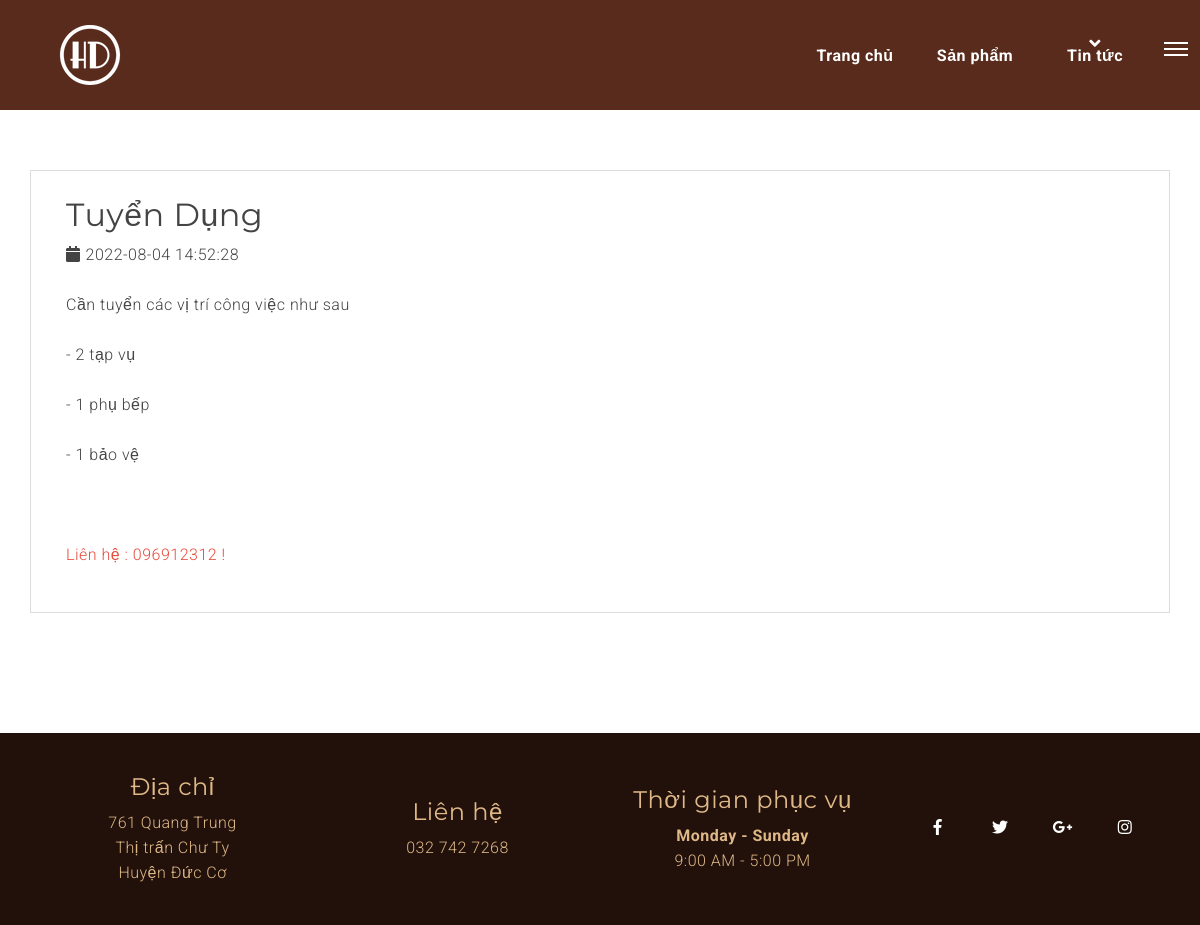
Screenshot of /tin-tuc/tuyen-dung with the database file from the repository.
### tables this page shows
CREATE TABLE `db_content` (
  `id` int(11) NOT NULL,
  `title` varchar(255) NOT NULL,
  `alias` varchar(255) NOT NULL,
  `introtext` mediumtext NOT NULL,
  `fulltext` mediumtext NOT NULL,
  `img` varchar(255) NOT NULL,
  `created` datetime NOT NULL,
  `created_by` varchar(50) NOT NULL,
  `modified` datetime NOT NULL,
  `modified_by` varchar(50) NOT NULL,
  `trash` int(1) NOT NULL DEFAULT 1,
  `status` int(1) NOT NULL DEFAULT 1
);

### application/controllers/Tintuc.php (called while the page is built, shortened)
<?php
class Tintuc extends CI_Controller {
    function __construct() {
        $this->load->model('frontend/Mproduct');
        $this->load->model('frontend/Mcategory');
        $this->load->model('frontend/Mcontent');
		$this->load->model('frontend/Mslider');
        $this->data['com']='tintuc';
    }
	public function detail(){
		$aurl = explode('/', uri_string());
		$link = $aurl[1];
		$row = $this->Mcontent->content_get_detail($link);
		$this->data['row']=$row;
		$this->data['title']=$row['title'];
		$this->data['view']='detail';
		$this->load->view('frontend/components/tintuc/detail',$this->data);
	}
}

### index.php (called while the page is built, shortened)
<?php
require_once BASEPATH.'core/CodeIgniter.php';

### application/models/frontend/Mcontent.php (called while the page is built, shortened)
<?php if ( ! defined('BASEPATH')) exit('No direct script access allowed');
class Mcontent extends CI_Model {
	public function __construct(){
            $this->table = $this->db->dbprefix('content');
    }
    public function content_get_detail($link){
        $this->db->where('status', 1);
        $this->db->where('trash', 1);
        $this->db->where('alias', $link);
        $this->db->limit(1);
        $query = $this->db->get($this->table);
        return $query->row_array();
    }
}

### application/views/frontend/components/tintuc/detail.php (the view, shortened to what this page needs)
<!DOCTYPE html>
<html lang="en">
<head>
    <link href="../public/vendor/css/bundle.min.css" rel="stylesheet">
    <link href="../public/vendor/css/owl.carousel.min.css" rel="stylesheet">
    <link rel="stylesheet" href="../public/vendor/css/jquery.fancybox.min.css">
    <link rel="stylesheet" href="../public/vendor/css/swiper.min.css">
    <link rel="stylesheet" href="../public/vendor/css/LineIcons.min.css">
    <link href="../public/coffee/css/line-awesome.min.css" rel="stylesheet">
    <link href="../public/coffee/css/style.css" rel="stylesheet">
    <link href="../public/coffee/css/custom.css" rel="stylesheet">
</head>
<body data-spy="scroll" data-target=".navbar" data-offset="90">
<header id="home" class="cursor-light">
    <div class="inner-header nav-icon">
        <div class="main-navigation" style="background: #592b1c;">
            <div class="container">
                <div class="row">
                    <div class="col-4 col-lg-2">
                        <a class="navbar-brand link"  href="<?php echo base_url() ?>trang-chu">
                            <img src="../public/coffee/images/logo.png" alt="logo">
                        </a>
                    </div>
                    <div class="col-8 col-lg-10 simple-navbar d-flex align-items-center justify-content-end">
                        <nav class="navbar navbar-expand-lg">
                            <div class="collapse navbar-collapse" id="navbarSupportedContent">
                                <div class="navbar-nav ml-auto d-flex align-items-center">
                                    <a class="nav-link home link " href="<?php echo base_url() ?>trang-chu">Trang chủ</a>
									<a class="nav-link link " href="<?php echo base_url() ?>sanpham">Sản phẩm</a>
                                    <a class="nav-link link active" href="<?php echo base_url() ?>tin-tuc">Tin tức</a>
                                    <span class="menu-line link"><i aria-hidden="true" class="fa fa-angle-down"></i></span>
                                </div>
                            </div>
                        </nav>
                    </div>
                </div>
            </div>
        </div>
        <a href="javascript:void(0)" class="sidemenu_btn link" id="sidemenu_toggle">
            <span></span>
            <span></span>
            <span></span>
        </a>
    </div>
</header>
<section id="content">
		<div class="container" style="margin-top:50px; padding: 20px ; border: 1px solid #ddd">
			<div class="col-xs-12 col-sm-12 col-md-12 col-lg-12 product-content" id="list-content">
				<div class="product-wrap" id="info-content">
					<div class="content-ct">
						<div class="fs-ne2-it clearfix" style="padding-top: 5px">
							<div class="fs-ne2-it clearfix">
								<div class="entry-title">
									<h2><?php echo $row['title']; ?></h2>
								</div>
								<ul class="entry-meta clearfix">
									<li><i class="fa fa-calendar" style="margin-right: 5px"></i><?php echo $row['created']; ?></li>
								</ul>
							</div>
							<div class="entry-content">
								<p><?php echo $row['fulltext']; ?></p>
							</div>
						</div>
					</div>
				</div>
			</div>
		</div>
	</section>
<footer class="footer">
    <div class="container">
        <div class="row align-items-center">
            <div class="col-md-3 text-center">
                <div class="footer-social">
                    <h4 class="wow fadeInUp" data-wow-delay="0.2s">Địa chỉ</h4>
					<p>761 Quang Trung<br> Thị trấn Chư Ty<br>Huyện Đức Cơ</p>
                </div>
            </div>
			<div class="col-md-3 text-center">
                <div class="footer-social">
                    <h4 class="wow fadeInUp" data-wow-delay="0.2s">Liên hệ</h4>
					<p>032 742 7268</p>
                </div>
            </div>
			<div class="col-md-3 text-center">
                <div class="footer-social">
                    <h4 class="wow fadeInUp" data-wow-delay="0.2s">Thời gian phục vụ</h4>
					<div>
                                        <strong>Monday - Sunday</strong>
                                        <p>9:00 AM - 5:00 PM</p>
                                   </div>
                </div>
            </div>
			<div class="col-md-3 text-center">
                <div class="footer-social">
				<ul class="list-unstyled social-icons social-icons-simple">
                        <li><a class="social-icon wow fadeInUp" target="_blank" href="https://www.facebook.com/H%E1%BA%A1nh-Dung-%C4%90%E1%BA%A7u-M%E1%BB%91i-S%C3%A2m-Ng%E1%BB%8Dc-Linh-110390721092653/?ref=pages_you_manage&gidzl=CnnOKg8r1Gut1rjTfYi42J81Mrsx9GG1U0aDKBuZK0Kh30zJltO2KdbTL07gT09JVGbL066d76zbfJ040G"><i class="fab fa-facebook-f" aria-hidden="true"></i> </a> </li>
                        <li><a class="social-icon wow fadeInDown" href="javascript:void(0)"><i class="fab fa-twitter" aria-hidden="true"></i> </a> </li>
                        <li><a class="social-icon wow fadeInUp" href="javascript:void(0)"><i class="fab fa-google-plus-g" aria-hidden="true"></i> </a> </li>
                        <li><a class="social-icon wow fadeInUp" href="javascript:void(0)"><i class="fab fa-instagram" aria-hidden="true"></i> </a> </li>
                    </ul>
                </div>
            </div>
        </div>
    </div>
</footer>
</body>
</html>

### public/coffee/css/style.css (style rules this page uses)
body { font-family: 'Roboto', sans-serif; font-size: 16px;color: #444444;background: #ffffff;font-weight:300;line-height:25px;width: 100%; overflow-x: hidden }
.h1, .h2, .h3, .h4, .h5, h1, h2, h3, h4, h5 { line-height: 1.2; font-weight: 400; font-family: 'Montserrat', sans-serif; }
a, input, button, .navbar, .fixedmenu, .tp-bullet, .owl-dot, .owl-prev, .owl-next { transition: ease-in-out 0.2s;-webkit-transition: ease-in-out 0.2s;-moz-transition: ease-in-out 0.2s;-ms-transition: ease-in-out 0.2s;-o-transition: ease-in-out 0.2s; }
section,.section-padding { position: relative;overflow: hidden; }
a { color:inherit;text-decoration: none; }
p:last-child { margin-bottom: 0 !important; font-family: 'Roboto', sans-serif; }
.fa, .far, .fas { display: inline; }
li { list-style: none;text-decoration: none; }
section { padding: 7.5rem 0; }
.menu-line { position: absolute; top: -12px; font-size: 18px; color: #ffffff; left: 0; display: block; text-align: center; width: 130px; height: 30px; pointer-events: none; -webkit-transition: -webkit-transform 0.5s; transition: transform 0.5s; -webkit-transition-timing-function: cubic-bezier(1, 0.01, 0, 1); -webkit-transition-timing-function: cubic-bezier(1, 0.01, 0, 1.22); transition-timing-function: cubic-bezier(1, 0.01, 0, 1.22); }
.nav-icon .navbar-nav .nav-link:nth-child(3).active ~ .menu-line { -webkit-transform: translate3d(200%, 0, 0); transform: translate3d(200%, 0, 0); }
header { position: absolute; left:0; right: 0; top: 0; z-index: 111; }
header .navbar-brand img { max-width: 100%; }
header .main-navigation { padding: 20px 0; }
header .main-navigation .navbar { padding: 0; }
header .main-navigation nav .navbar-nav .nav-link { display: inline-block; min-width: 130px; text-align: center; }
header .main-navigation nav .navbar-nav .nav-link { padding-top: 0; padding-bottom: 0; color: #ffffff; font-family: Roboto, sans-serif; font-size: 16px; font-weight: bold; text-decoration: none; transition: .5s ease; }
.sidemenu_btn { -webkit-transition: all .3s linear; -o-transition: all .3s linear; transition: all .3s linear; width: 36px; padding: 6px; margin-right: 1rem; margin-top: .4rem; position: absolute; left: 40px; top: 30px; display: inline-block; }
.sidemenu_btn span { height: 2px; width: 100%; background: #FFFFFF; display: block; margin: auto; transition: .5s ease; }
.sidemenu_btn span:nth-child(2) { margin: 4px 0; }
.social-icons-simple { margin-bottom: 0; margin-left: -10px; }
.social-icons-simple li { display: inline-block; padding-left: 8px; }
.social-icons-simple li a { display: block; font-size: 16px; height: 40px; line-height: 42px; border: 1px solid transparent; text-align: center; width: 40px; border-radius: 50%; position: relative; z-index: 1; overflow: hidden; -webkit-transition: background-color .5s ease; -o-transition: background-color .5s ease; transition: background-color .5s ease; color: #ffffff; }
.footer { padding: 40px 0; background: #22100b; color: burlywood; }
.footer-social ul { margin: 0; padding: 0; }
.footer-social li { display: inline-block; }
.footer-social a { display: block; width: 45px; height: 45px; text-align: center; line-height: 45px; border-radius: 50px; font-size: 17px; margin: 0 10px 0 0; border: 1px solid transparent; -webkit-transition: background-color .2s ease-in-out; -o-transition: background-color .2s ease-in-out; transition: background-color .2s ease-in-out; }
.footer-social li:nth-last-child(1) a { margin-right: 0; }
@media (max-width: 1280px) and (min-width: 992px) { .menu-line { width: 120px; } }
@media (max-width: 1280px) and (min-width: 992px) { header .main-navigation nav .navbar-nav .nav-link { min-width: 120px; } }
@media (max-width: 1280px) and (min-width: 992px) { .sidemenu_btn { right: -10px; left: auto; } }

### rows the page displays
db_content: title "Tuyển Dụng", created "2022-08-04 14:52:28", fulltext "Cần tuyển các vị trí công việc như sau - 2 tạp vụ - 1 phụ bếp - 1 bảo vệ Liên hệ : 096912312 !"
